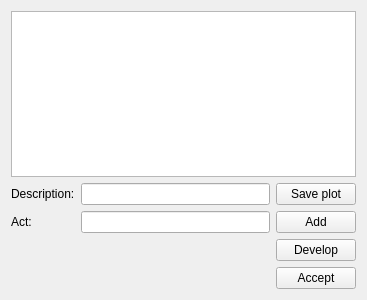
<?xml version="1.0" encoding="UTF-8"?>
<ui version="4.0">
 <class>Senior</class>
 <widget class="QWidget" name="Senior">
  <property name="geometry">
   <rect>
    <x>0</x>
    <y>0</y>
    <width>367</width>
    <height>300</height>
   </rect>
  </property>
  <property name="windowTitle">
   <string>Senior</string>
  </property>
  <layout class="QVBoxLayout" name="verticalLayout_2">
   <item>
    <widget class="QTableView" name="tableView"/>
   </item>
   <item>
    <layout class="QHBoxLayout" name="horizontalLayout">
     <item>
      <layout class="QFormLayout" name="formLayout">
       <item row="0" column="0">
        <widget class="QLabel" name="label">
         <property name="text">
          <string>Description:</string>
         </property>
        </widget>
       </item>
       <item row="0" column="1">
        <widget class="QLineEdit" name="descriptionLineEdit"/>
       </item>
       <item row="1" column="0">
        <widget class="QLabel" name="label_2">
         <property name="text">
          <string>Act:</string>
         </property>
        </widget>
       </item>
       <item row="1" column="1">
        <widget class="QLineEdit" name="actLineEdit"/>
       </item>
      </layout>
     </item>
     <item>
      <layout class="QVBoxLayout" name="verticalLayout">
       <item>
        <widget class="QPushButton" name="plotButton">
         <property name="text">
          <string>Save plot</string>
         </property>
        </widget>
       </item>
       <item>
        <widget class="QPushButton" name="addPushButton">
         <property name="text">
          <string>Add</string>
         </property>
        </widget>
       </item>
       <item>
        <widget class="QPushButton" name="developPushButton">
         <property name="text">
          <string>Develop</string>
         </property>
        </widget>
       </item>
       <item>
        <widget class="QPushButton" name="acceptPushButton">
         <property name="text">
          <string>Accept</string>
         </property>
        </widget>
       </item>
      </layout>
     </item>
    </layout>
   </item>
  </layout>
 </widget>
 <layoutdefault spacing="6" margin="11"/>
 <resources/>
 <connections/>
</ui>
